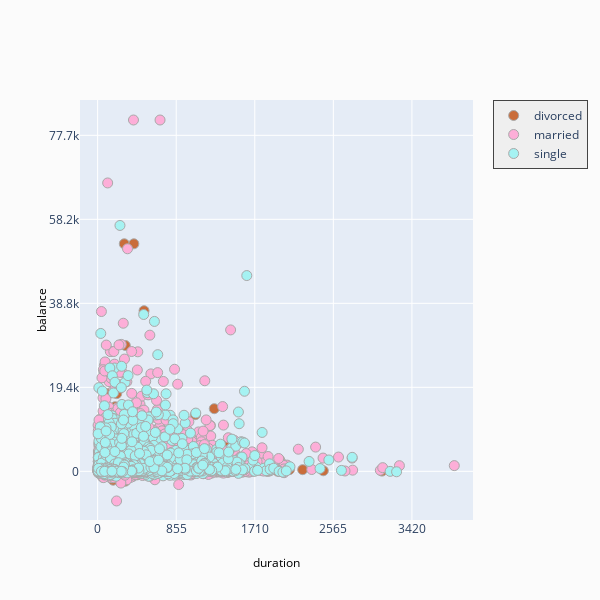

Notebook cell for this chart:
### Code cell
# Notice how divorced have a considerably low amount of balance.
fig = ff.create_facet_grid(
    df,
    x='duration',
    y='balance',
    color_name='marital',
    show_boxes=False,
    marker={'size': 10, 'opacity': 1.0},
    colormap={'single': 'rgb(165, 242, 242)', 'married': 'rgb(253, 174, 216)', 'divorced': 'rgba(201, 109, 59, 0.82)'}
)

iplot(fig, filename='facet - custom colormap')

### Figure 1 — Plotly figure (JSON) as saved in the notebook; plotly's stock layout.template omitted (floating-point values rounded to 4 significant figures; data arrays with more than 128 entries replaced by an {"elided": "..."} marker saying what was removed)
{"data": [{"marker": {"color": "rgb(201, 109, 59)", "line": {"color": "darkgrey", "width": 1}, "opacity": 1, "size": 10}, "mode": "markers", "name": "divorced", "type": "scatter", "x": {"elided": "1291 int values"}, "xaxis": "x", "y": {"elided": "1291 int values"}, "yaxis": "y"}, {"marker": {"color": "rgb(253, 174, 216)", "line": {"color": "darkgrey", "width": 1}, "opacity": 1, "size": 10}, "mode": "markers", "name": "married", "type": "scatter", "x": {"elided": "6302 int values"}, "xaxis": "x", "y": {"elided": "6302 int values"}, "yaxis": "y"}, {"marker": {"color": "rgb(165, 242, 242)", "line": {"color": "darkgrey", "width": 1}, "opacity": 1, "size": 10}, "mode": "markers", "name": "single", "type": "scatter", "x": {"elided": "3499 int values"}, "xaxis": "x", "y": {"elided": "3499 int values"}, "yaxis": "y"}], "layout": {"annotations": [{"font": {"color": "#000000", "size": 12}, "showarrow": false, "text": "duration", "textangle": 0, "x": 0.5, "xanchor": "center", "xref": "paper", "y": -0.1, "yanchor": "middle", "yref": "paper"}, {"font": {"color": "#000000", "size": 12}, "showarrow": false, "text": "balance", "textangle": -90, "x": -0.1, "xanchor": "center", "xref": "paper", "y": 0.5, "yanchor": "middle", "yref": "paper"}], "height": 600, "legend": {"bgcolor": "#efefef", "borderwidth": 1, "x": 1.05, "y": 1, "yanchor": "top"}, "paper_bgcolor": "rgb(251, 251, 251)", "showlegend": true, "title": {"text": ""}, "width": 600, "xaxis": {"anchor": "y", "domain": [0, 1], "dtick": 855, "range": [-192.0, 4085.0], "ticklen": 0, "zeroline": false}, "yaxis": {"anchor": "x", "domain": [0, 1], "dtick": 19415, "range": [-11250.0, 85830.0], "ticklen": 0, "zeroline": false}}}
